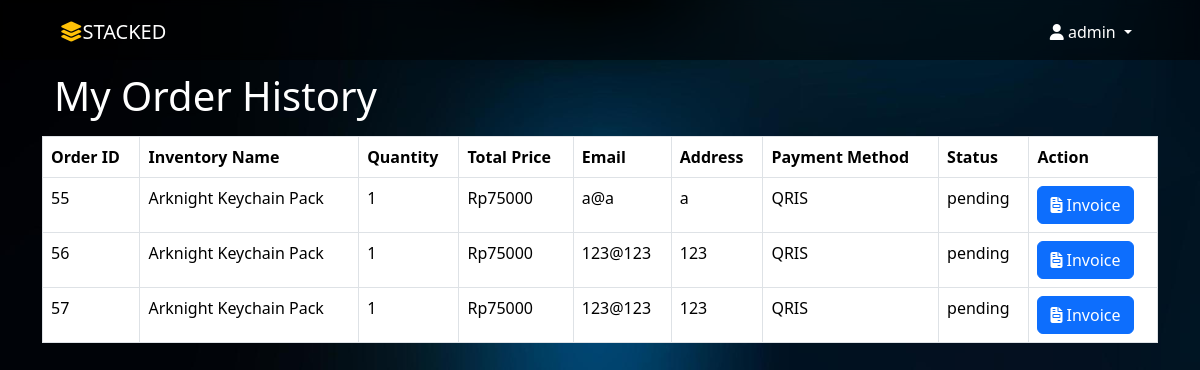
Screenshot of /cart.php (signed in) with the database file from the repository.
### tables this page shows
CREATE TABLE `orders` (
  `id` int NOT NULL,
  `user_id` int NOT NULL,
  `inventory_id` int NOT NULL,
  `quantity` int NOT NULL,
  `total_price` decimal(10,0) NOT NULL,
  `order_date` timestamp NULL DEFAULT CURRENT_TIMESTAMP,
  `paymentMethod` varchar(50) NOT NULL,
  `name` varchar(255) NOT NULL,
  `email` varchar(255) NOT NULL,
  `address` varchar(255) NOT NULL,
  `status` varchar(255) NOT NULL
);

CREATE TABLE `inventory` (
  `id` int NOT NULL,
  `nama` varchar(100) NOT NULL,
  `kuantitas` int NOT NULL,
  `harga` decimal(10,0) NOT NULL,
  `gambar` varchar(255) NOT NULL,
  `kategori_id` int DEFAULT NULL,
  `created_at` timestamp NULL DEFAULT CURRENT_TIMESTAMP,
  `updated_at` timestamp NULL DEFAULT CURRENT_TIMESTAMP ON UPDATE CURRENT_TIMESTAMP
);

### app/controller/CartController.php (called while the page is built, shortened)
<?php
class CartController
{
    private $conn;
    public function __construct($conn)
    {
        $this->conn = $conn;
    }
    public function getOrdersByUserId($user_id)
    {
        $sql = "SELECT orders.*, inventory.nama
        FROM orders
        JOIN inventory ON orders.inventory_id = inventory.id
        WHERE orders.user_id = ?";
        $stmt = $this->conn->prepare($sql);
        $stmt->bind_param('i', $user_id);
        $stmt->execute();
        $result = $stmt->get_result();
        $orders = array();
        while ($row = $result->fetch_assoc()) {
            $orders[] = $row;
        }
        return $orders;
    }
}

### layout/home/cart-page.php (the view, shortened to what this page needs)
<?php
require __DIR__ . '/../../app/controller/CartController.php';
$controller = new CartController($conn);
$carts = $controller->getOrdersByUserId($_SESSION['user_id']);
?>
<section>
  <br>
  <br>
  <br>
</section>
<section>
    <div class="container">
        <div class="row">
            <div class="col-12">
                <div class="container mb-3">
                    <h1 class="text-white">My Order History</h1>
                </div>
                <div class="table-responsive">
                    <table class="table table-bordered">
                        <thead>
                            <tr>
                                <th>Order ID</th>
                                <th>Inventory Name</th>
                                <th>Quantity</th>
                                <th>Total Price</th>
                                <th>Email</th>
                                <th>Address</th>
                                <th>Payment Method</th>
                                <th>Status</th>
                                <th>Action</th>
                            </tr>
                        </thead>
                        <tbody>
                            <?php foreach ($carts as $cart) { ?>
                                <tr>
                                    <td><?php echo $cart['id']; ?></td>
                                    <td><?php echo $cart['nama']; ?></td>
                                    <td><?php echo $cart['quantity']; ?></td>
                                    <td>Rp<?php echo $cart['total_price']; ?></td>
                                    <td><?php echo $cart['email']; ?></td>
                                    <td><?php echo $cart['address']; ?></td>
                                    <td><?php echo $cart['paymentMethod']; ?></td>
                                    <td><?php echo $cart['status']; ?></td>
                                    <td>
                                        <a href="cetak_invoice.php?id=<?php echo $cart['user_id']; ?>" class="btn btn-primary"><i class="fa fa-file-invoice"></i> Invoice</a>
                                    </td>
                                </tr>
                            <?php } ?>
                        </tbody>
                    </table>
                </div>
            </div>
        </div>
    </div>
</section>

### public/css/app.css (style rules this page uses)
body { background-image: url('/public/img/bg-blur.jpg'); background-size: cover; background-repeat: no-repeat; }

### rows the page displays
orders: id "55", inventory.nama "Arknight Keychain Pack", quantity "1", total_price "75000", email "a@a", address "a", paymentMethod "QRIS", status "pending"
orders: id "56", inventory.nama "Arknight Keychain Pack", quantity "1", total_price "75000", email "123@123", address "123", paymentMethod "QRIS", status "pending"
orders: id "57", inventory.nama "Arknight Keychain Pack", quantity "1", total_price "75000", email "123@123", address "123", paymentMethod "QRIS", status "pending"

### other values shown
$_SESSION['username'] "admin"
